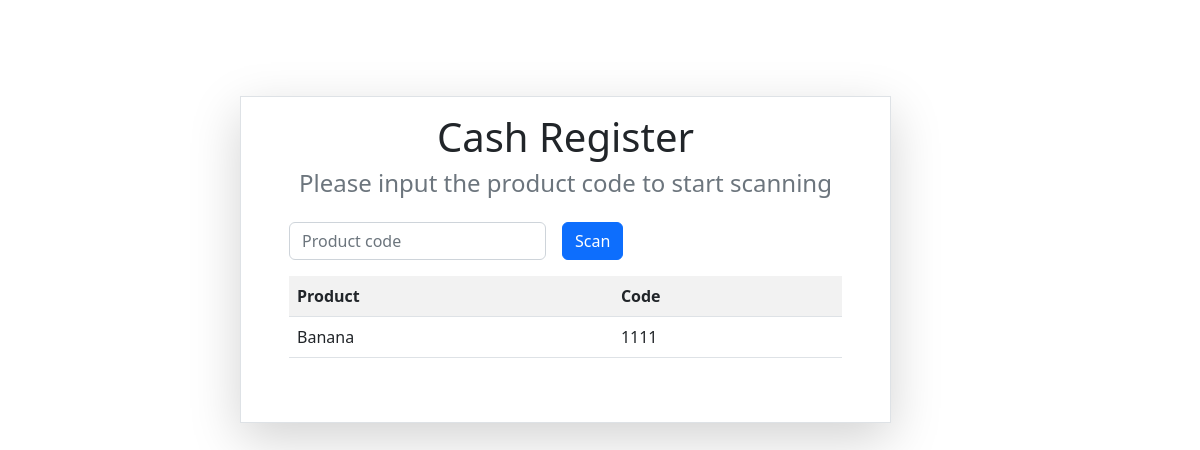
/cash-register/, run on an earlier commit of the app's database.
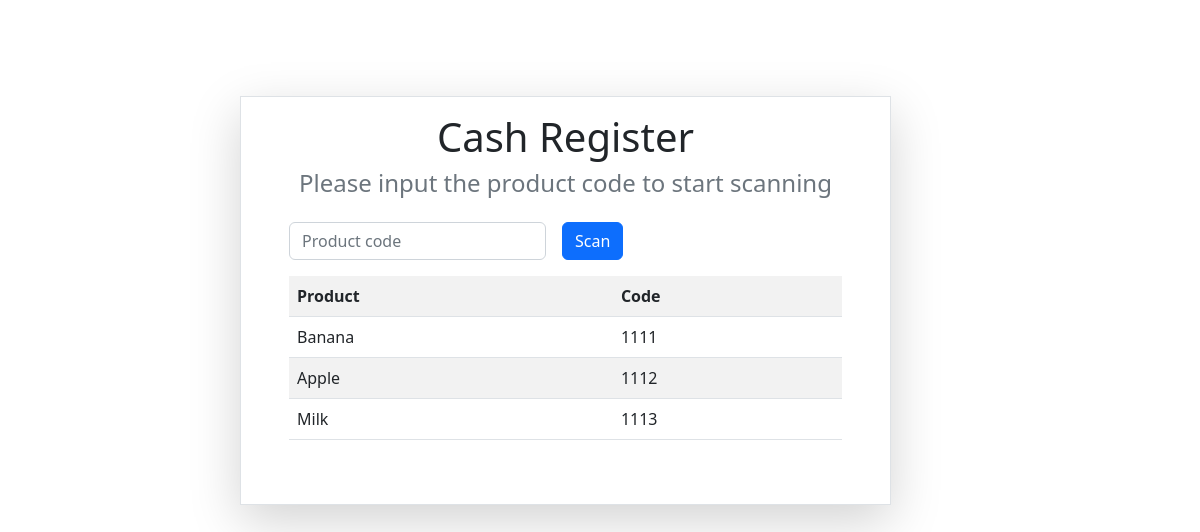
And on a later commit of the database.
### cash_register/models.py (models this page shows)
class Product(models.Model):
    name = models.TextField(max_length=200)
    code = models.IntegerField(default=0)
    price = models.FloatField(default=0)

### cash_register/views.py (the view)
# urls.py: path('', views.index, name='index'),
def index(request):
    context = {'products': Product.objects.all(),
               'title': 'Cash Register'}
    return render(request, 'cash_register/index.html', context)

### cash_register/templates/cash_register/index.html
{% include '_header.html' %}
<h1 class="d-flex justify-content-center">Cash Register</h1>
<h4 class="text-muted d-flex justify-content-center pb-3">Please input the product code to start scanning</h4>
{% include '_form.html' %}
{% include '_product_table.html' %}
{% include '_footer.html' %}

### cash_register/templates/_product_table.html
<table class="table table-striped mt-3">
  <tr>
    <th>Product</th>
    <th>Code</th>
  </tr>
  {% for product in products %}
  <tr>
    <td>{{ product.name }}</td>
    <td>{{ product.code }}</td>
  </tr>
  {% endfor %}
</table>

What changed in the data, as far as the page shows it:
added Product: name "Apple", code "1112"
added Product: name "Milk", code "1113"
